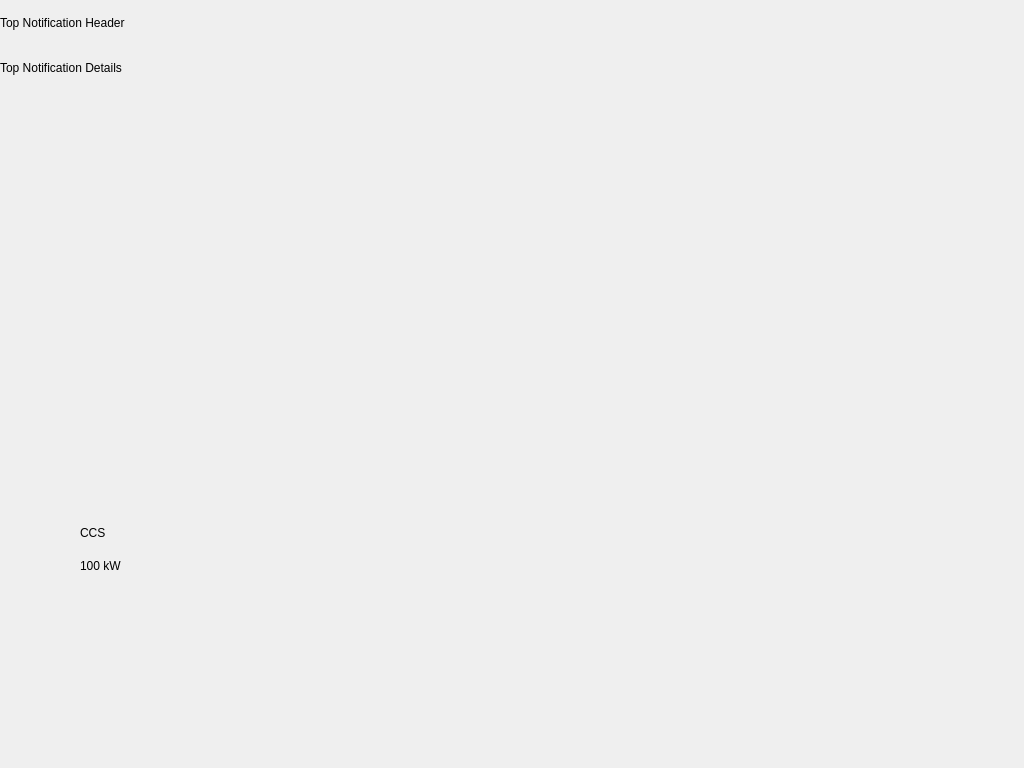
<?xml version="1.0" encoding="UTF-8"?>
<ui version="4.0">
 <class>InnerScreen</class>
 <widget class="QWidget" name="InnerScreen">
  <property name="geometry">
   <rect>
    <x>0</x>
    <y>0</y>
    <width>1024</width>
    <height>768</height>
   </rect>
  </property>
  <property name="minimumSize">
   <size>
    <width>1024</width>
    <height>768</height>
   </size>
  </property>
  <property name="windowTitle">
   <string>Form</string>
  </property>
  <property name="autoFillBackground">
   <bool>true</bool>
  </property>
  <property name="styleSheet">
   <string notr="true"/>
  </property>
  <layout class="QHBoxLayout" name="horizontalLayout">
   <property name="spacing">
    <number>0</number>
   </property>
   <property name="leftMargin">
    <number>0</number>
   </property>
   <property name="topMargin">
    <number>0</number>
   </property>
   <property name="rightMargin">
    <number>0</number>
   </property>
   <property name="bottomMargin">
    <number>0</number>
   </property>
   <item>
    <widget class="QWidget" name="innerScreenBackground" native="true">
     <property name="minimumSize">
      <size>
       <width>1024</width>
       <height>768</height>
      </size>
     </property>
     <widget class="QLabel" name="connectorId">
      <property name="geometry">
       <rect>
        <x>-60</x>
        <y>215</y>
        <width>301</width>
        <height>421</height>
       </rect>
      </property>
      <property name="text">
       <string>4</string>
      </property>
     </widget>
     <widget class="QLabel" name="type">
      <property name="geometry">
       <rect>
        <x>80</x>
        <y>440</y>
        <width>301</width>
        <height>100</height>
       </rect>
      </property>
      <property name="text">
       <string>CCS</string>
      </property>
      <property name="alignment">
       <set>Qt::AlignBottom|Qt::AlignLeading|Qt::AlignLeft</set>
      </property>
     </widget>
     <widget class="QLabel" name="power">
      <property name="geometry">
       <rect>
        <x>80</x>
        <y>535</y>
        <width>301</width>
        <height>61</height>
       </rect>
      </property>
      <property name="minimumSize">
       <size>
        <width>0</width>
        <height>0</height>
       </size>
      </property>
      <property name="text">
       <string>100 kW</string>
      </property>
      <property name="alignment">
       <set>Qt::AlignLeading|Qt::AlignLeft|Qt::AlignVCenter</set>
      </property>
     </widget>
     <widget class="QWidget" name="socketObject" native="true">
      <property name="geometry">
       <rect>
        <x>670</x>
        <y>10</y>
        <width>361</width>
        <height>768</height>
       </rect>
      </property>
     </widget>
     <widget class="QWidget" name="topNotification" native="true">
      <property name="geometry">
       <rect>
        <x>0</x>
        <y>0</y>
        <width>1024</width>
        <height>90</height>
       </rect>
      </property>
      <layout class="QVBoxLayout" name="verticalLayout" stretch="1,1">
       <property name="spacing">
        <number>0</number>
       </property>
       <property name="leftMargin">
        <number>0</number>
       </property>
       <property name="topMargin">
        <number>0</number>
       </property>
       <property name="rightMargin">
        <number>0</number>
       </property>
       <property name="bottomMargin">
        <number>0</number>
       </property>
       <item>
        <widget class="QLabel" name="topNotificationHeader">
         <property name="lineWidth">
          <number>1</number>
         </property>
         <property name="text">
          <string>Top Notification Header</string>
         </property>
         <property name="scaledContents">
          <bool>false</bool>
         </property>
         <property name="margin">
          <number>0</number>
         </property>
         <property name="indent">
          <number>-1</number>
         </property>
        </widget>
       </item>
       <item>
        <widget class="QLabel" name="topNotificationDetails">
         <property name="text">
          <string>Top Notification Details</string>
         </property>
         <property name="margin">
          <number>0</number>
         </property>
        </widget>
       </item>
      </layout>
     </widget>
    </widget>
   </item>
  </layout>
 </widget>
 <resources/>
 <connections/>
</ui>
